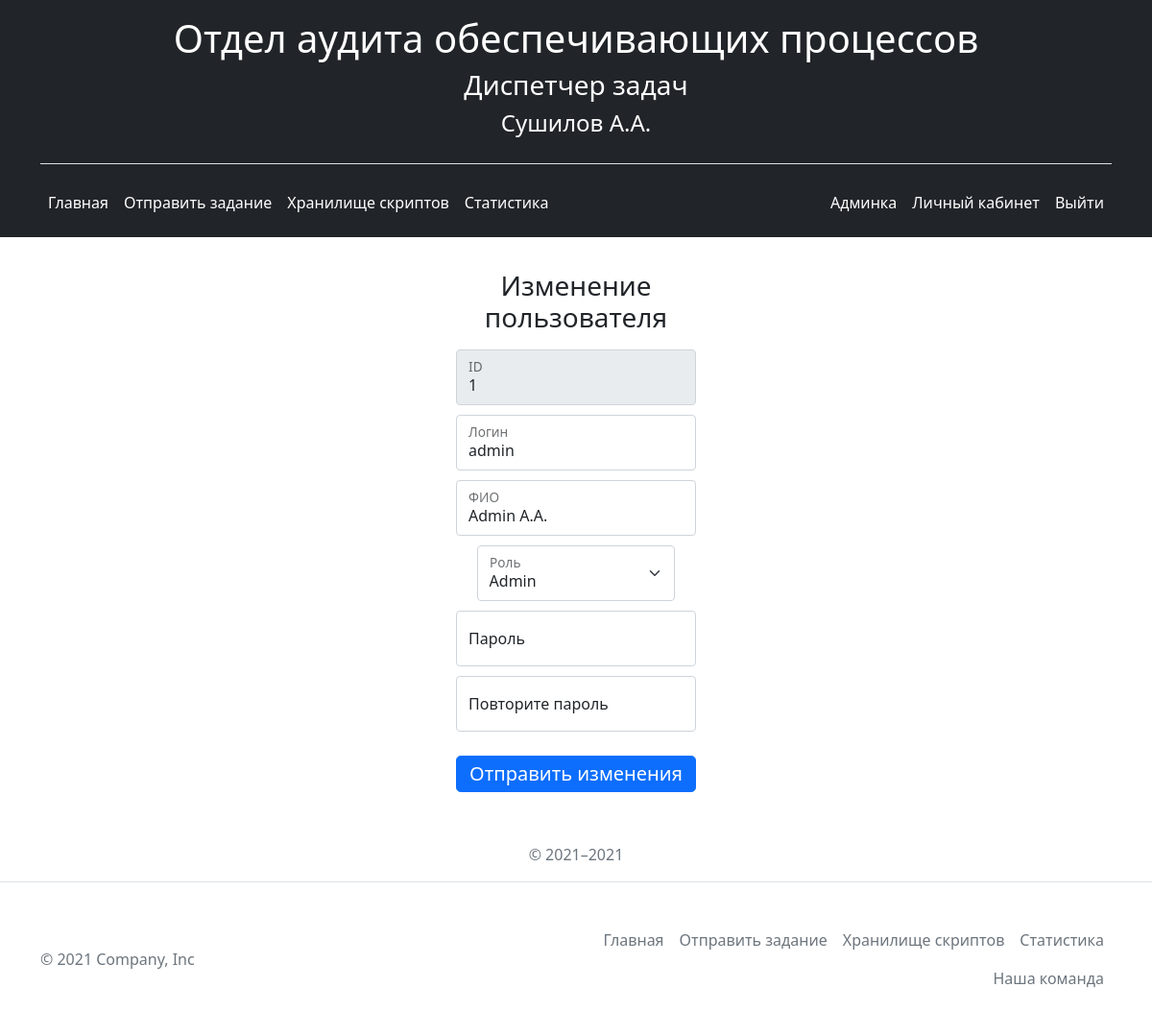
/admin_panel/1 (signed in), run on the app's committed database.
### app.py (models this page shows, shortened)
class User(db.Model, UserMixin):
    __tablename__ = 'user'
    id = db.Column(db.Integer, primary_key=True)
    login = db.Column(db.String(20), unique=True, nullable=False)
    fio = db.Column(db.String(20), nullable=False)
    password = db.Column(db.String(1255), nullable=False)
    role_id = db.Column(db.Integer, db.ForeignKey('role.id'), nullable=False, default='1')
    role = db.relationship('Role', foreign_keys=[role_id])

### app.py (the view)
@app.route('/admin_panel/<int:id>')
@login_required
def user_detail(id):
    user = User.query.get(id)
    roles = Role.query.order_by(Role.id).all()
    return render_template("user_update.html", user=user, roles=roles)

### app.py (called while the page is built)
@login_manager.user_loader
def load_user(user_id):
    return User.query.get(user_id)

### templates/user_update.html (shortened to what this page needs)
{% extends 'base.html' %}
{% block body %}
<div class="container text-center">
  <form class="authorization-form" action="/admin_panel/{{ user.id }}/user_update" method="post">
    <h1 class="h3 mb-3 fw-normal">Изменение пользователя</h1>
      <div class="form-floating">
      <input type="text" class="form-control" id="id" name="id" placeholder="ID" disabled value="{{ user.id }}">
      <label for="login">ID</label>
    </div>
    <div class="form-floating">
      <input type="text" class="form-control" id="login" name="login" placeholder="Логин" value="{{ user.login }}">
      <label for="login">Логин</label>
    </div>
      <div class="form-floating">
      <input type="text" class="form-control" id="fio" name="fio" placeholder="ФИО" value="{{ user.fio }}">
      <label for="fio">ФИО</label>
    </div>
    <div class="form-floating">
        <select class="select-role form-select" aria-label="Default select example" id="role" name="role" >
            {% for el in roles %}
            <option value="{{ el.id }}"{% if el.id ==  user.role.id %}selected{% elif user.id == 1 %}disabled{% endif %} >{{ el.name }} </option>
            {% endfor %}
        </select>
      <label for="role">Роль</label>
    </div>
    <div class="form-floating">
      <input type="password" class="form-control" id="password"  name="password" placeholder="Пароль">
      <label for="password">Пароль</label>
    </div>
      <div class="form-floating">
      <input type="password" class="form-control" id="password2"  name="password2" placeholder="Повторите пароль">
      <label for="password2">Повторите пароль</label>
    </div>
    <button class="w-100 btn btn-lg btn-primary button-auth" type="submit">Отправить изменения</button>
    <p class="mt-5 mb-3 text-muted">© 2021–2021</p>
  </form>
</div>
{% endblock %}

### templates/base.html (shortened to what this page needs)
<!doctype html>
<html lang="en">
<head>
    <link rel="stylesheet" href="{{ url_for('static', filename='css/bootstrap.min.css') }}">
    <link rel="stylesheet" href="{{ url_for('static', filename='css/main.css') }}">
	<link rel="stylesheet" type="text/css" href="{{ url_for('static', filename='DataTables/datatables.min.css') }}"/>
</head>
<body>
    <header class="p-3 bg-dark text-white">
        <div class="container">
            <div class="header-logo border-bottom">
                <h1>Отдел аудита обеспечивающих процессов</h1>
                <h3>Диспетчер задач</h3>
                <h4>{{ current_user.fio }}</h4>
            </div>
          <div class="d-flex flex-wrap align-items-center justify-content-center justify-content-lg-start">
            <ul class="nav col-12 col-lg-auto me-lg-auto mb-2 justify-content-center mb-md-0">
              <li><a href="/" class="nav-link px-2 text-white">Главная</font></a></li>
              <li><a href="/taskadd" class="nav-link px-2 text-white"><font style="vertical-align: inherit;">Отправить задание</font></a></li>
              <li><a href="/storagescripts" class="nav-link px-2 text-white"><font style="vertical-align: inherit;">Хранилище скриптов</font></a></li>
              <li><a href="/statistics" class="nav-link px-2 text-white"><font style="vertical-align: inherit;">Статистика</font></a></li>
            </ul>
            <div class="d-flex text-end">
                {% if current_user.login %}
                    <a href="/admin_panel" class="nav-link px-2 text-white"><font style="vertical-align: inherit;">Админка</font></a>
                    <a href="/user/{{ current_user.login }}/{{ current_user.id}}" class="nav-link px-2 text-white"><font style="vertical-align: inherit;">Личный кабинет</font></a>
                    <a href="/logout" class="nav-link px-2 text-white"><font style="vertical-align: inherit;">Выйти</font></a>
                {% else %}
                    <a href="/login" class="nav-link px-2 text-white"><font style="vertical-align: inherit;">Авторизоваться</font></a>
                {% endif %}
            </div>
          </div>
        </div>
    </header>
    {% block body %}{% endblock %}
    <footer class="border-top">
        <div class="container d-flex flex-wrap justify-content-between align-items-center py-3 my-4 ">
        <p class="col-md-4 mb-0 text-muted">© 2021 Company, Inc</p>
        <ul class="nav col-md-6 justify-content-end">
            <li class="nav-item"><a href="/" class="nav-link px-2 text-muted">Главная</a></li>
            <li class="nav-item"><a href="/taskadd" class="nav-link px-2 text-muted">Отправить задание</a></li>
            <li class="nav-item"><a href="/storagescripts" class="nav-link px-2 text-muted">Хранилище скриптов</a></li>
            <li class="nav-item"><a href="/statistics" class="nav-link px-2 text-muted">Статистика</a></li>
            <li class="nav-item"><a href="/about" class="nav-link px-2 text-muted">Наша команда</a></li>
        </ul>
              </div>
  </footer>
</body>
</html>

### static/css/main.css (style rules this page uses)
body { overflow-y: scroll; }
.authorization-form { display: flex; align-items: center; flex-direction: column; margin-top: 10%; margin-left: auto; margin-right: auto; width: 250px; }
.button-auth { margin-top: 15px; }
.form-floating { margin-bottom: 10px; }
.header-logo { display: flex; align-items: center; flex-direction: column; padding-bottom: 20px; margin-bottom: 20px; }
input[type="text"] { width: 100%; box-sizing: border-box; -webkit-box-sizing:border-box; -moz-box-sizing: border-box; }
.btn { margin-bottom: 5px; padding: 3px 5px 3px 5px; }
.authorization-form { margin-top:3%; }
.select-role { width: 206.8px; }

### data on the page
User: fio "Сушилов А.А."
User: id "1", login "admin", fio "Admin A.A."

### other printed values
form field role "Admin"
